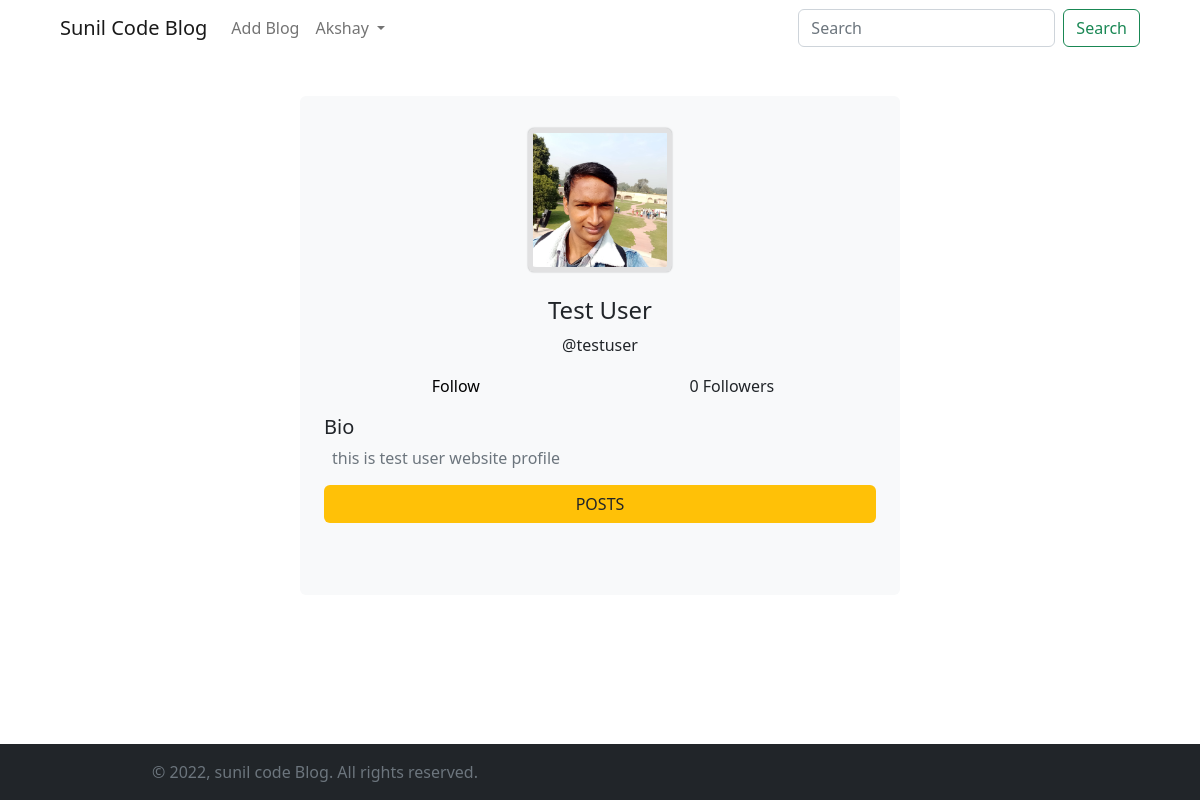
Screenshot of /testuser (signed in) with the database file from the repository.
### miniBlog/models.py (models this page shows, shortened)
class Profile(models.Model):
    user=models.OneToOneField(User,on_delete=models.CASCADE)
    is_varified=models.BooleanField(default=False)
    is_email_varified=models.BooleanField(default=True)
    token=models.CharField(max_length=100)
    avatar=models.ImageField(null=True, upload_to='blog' ,default='../static/img/user.png')
    bio=models.TextField(max_length=150, null=True , blank=True, default="this is bio")
    follower=models.ManyToManyField(User,blank=True,related_name='follow')
    @property
    def totalFollower(self):
        return self.follower.count()

### miniBlog/views.py (the view)
# urls.py: path('<username>',blogPublisher,name='blog_publisher'),
def blogPublisher(request, username):
    context={}
    try:
        user_obj = User.objects.get(username=username)
        if request.user.username == username:
            return redirect(profile)
        blogs = BlogModel.objects.filter(user=user_obj)
        profile_obj = Profile.objects.get(user=user_obj)
        followed=False
        if profile_obj.follower.filter(id=request.user.id):
            followed=True
        else:
            followed=False
        context = {'profile': profile_obj, 'blogs': blogs,'followed':followed}
    except Exception as e:
        print(e)
    return render(request, 'blog/public_profile.html', context)

### templates/blog/public_profile.html (shortened to what this page needs)
{% extends './base.html' %}
{% block start %}
<section class="my-5">
    <div class="profile w-50 m-auto bg-light p-4 rounded w-sm-50">
        <div class="profile-pic text-center mt-2">
            <div class="image text-center ">
                <img src="{{profile.avatar.url}}" alt="profile image " class="profile-avatar rounded">
            </div>
        </div>
        <div class="info text-center mt-4 mb-3 ">
            <h4>{{profile.user.first_name  }} {{profile.user.last_name}}</h4>
            <p>@{{profile.user.username}}</p>
            <div class="follow d-flex align-items-center justify-content-around">
            <form action='{% url "follow" %}' method="post">
                {% if followed %}
                    <button type="submit" name="follower" value="{{profile.id}}" class="follow-btn">unfollow</button>
                {% else %}
                    <button type="submit" name="follower" value="{{profile.id}}" class="follow-btn">Follow</button>
                {% endif %}
            </form>
            <span>{{profile.totalFollower}} Followers</span>
        </div>
        </div>
        <div class="bio ">
            <div class="bio-header">
                <h5>Bio </h5>
            </div>
            <p class="text-muted mx-2">{{profile.bio}}</p>
        </div>
        <div class="blogs ">
            <h5 class="text-center btn bg-warning w-100 mb-5">POSTS </h5>
        </div>
    </div>
</section>
{% endblock %}

### templates/blog/base.html (shortened to what this page needs)
{% load static %}
<!DOCTYPE html>
<html lang="en">
<head>
  <link href='https://unpkg.com/boxicons@2.1.2/css/boxicons.min.css' rel='stylesheet'>
  <link rel="stylesheet" href="{% static 'css/style.css' %}">
  <link rel="stylesheet" href="https://cdn.jsdelivr.net/npm/bootstrap@5.2.0-beta1/dist/css/bootstrap.min.css">
</head>
<body>
  <header class="pb-5 mb-4">
    <nav class="navbar navbar-expand-lg bg-white fixed-top  px-1 px-sm-5 " id="navigation">
      <div class="container-fluid">
        <a class="navbar-brand" href="/">Sunil Code Blog</a>
        <div class="collapse navbar-collapse" id="navbarSupportedContent">
          <ul class="navbar-nav me-auto mb-2 mb-lg-0">
            {% if request.user.is_authenticated %}
            <li class="nav-item">
              <a class="nav-link" href="{% url 'addblog' %}">Add Blog</a>
            </li>
            {% endif %}
            {% if request.user.is_authenticated %}
            <li class="nav-item dropdown">
              <a class="nav-link dropdown-toggle" href="#" id="navbarDropdown" role="button" data-bs-toggle="dropdown"
                aria-expanded="false">
                {{request.user.first_name | capfirst}}
              </a>
                {% endif %}
            </li>
          </ul>
          <form class="d-flex" role="search" method="get" action="{% url 'search' %}">
            <input class="form-control me-2" type="search" placeholder="Search" aria-label="Search" name="query">
            <button class="btn btn-outline-success" type="submit">Search</button>
          </form>
        </div>
      </div>
    </nav>
  </header>
    {% block start %}
  {% endblock %}
  <footer class="fixed-bottom  d-print-none bg-dark mb-0">
    <div class="py-3 font-weight-light bg-gray-800 text-secondary">
      <div class="container">
        <div class="row align-items-center">
          <div class="col-md-6 text-center text-md-left">
            <p class="text-sm mb-md-0">&copy; <span id="year"></span>, sunil code Blog. All rights reserved.</p>
          </div>
        </div>
      </div>
    </div>
  </footer>
</body>
</html>

### static/css/style.css (style rules this page uses)
body { scroll-behavior: smooth; }
.profile-pic { width: 100%; margin: auto; display: flex; justify-content: center; }
.image { width: 9em; height: 9em; overflow: hidden; display: flex; align-items: center; justify-content: center; border: 5px solid rgba(177, 177, 177, 0.334); border-radius: .4em; box-shadow: 0 0 .1em rgba(0, 0, 0, 0.35); position: relative; background-size:cover; }
.profile-avatar { display: block; text-align: center; width: 100%; object-fit: cover; }
.bio p { text-align: justify; line-height: normal; }
.bio .bio-header { display: flex; justify-content:space-between; align-items: center; }
.follow-btn { background-color: transparent; border: none; }

### rows the page displays
Profile: avatar (picture), user.first_name "Test", user.last_name "User", user.username "testuser", totalFollower "0", bio "this is test user website profile"

### other values shown
{{ request.user.first_name | capfirst }} "Akshay"
